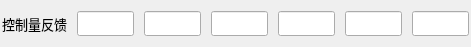
   <widget class="QWidget" name="horizontalLayoutWidget_3">
    <property name="geometry">
     <rect>
      <x>440</x>
      <y>190</y>
      <width>471</width>
      <height>31</height>
     </rect>
    </property>
    <layout class="QHBoxLayout" name="horizontalLayout_3">
     <property name="spacing">
      <number>10</number>
     </property>
     <property name="leftMargin">
      <number>2</number>
     </property>
     <property name="rightMargin">
      <number>2</number>
     </property>
     <item>
      <widget class="QLabel" name="label_jettison_2">
       <property name="minimumSize">
        <size>
         <width>0</width>
         <height>25</height>
        </size>
       </property>
       <property name="maximumSize">
        <size>
         <width>16777215</width>
         <height>25</height>
        </size>
       </property>
       <property name="font">
        <font>
         <family>微软雅黑</family>
         <pointsize>10</pointsize>
        </font>
       </property>
       <property name="text">
        <string>控制量反馈</string>
       </property>
      </widget>
     </item>
     <item>
      <widget class="QLineEdit" name="lineEdit_tawtheta_2">
       <property name="minimumSize">
        <size>
         <width>35</width>
         <height>25</height>
        </size>
       </property>
       <property name="maximumSize">
        <size>
         <width>1000</width>
         <height>25</height>
        </size>
       </property>
       <property name="readOnly">
        <bool>true</bool>
       </property>
      </widget>
     </item>
     <item>
      <widget class="QLineEdit" name="lineEdit_tawy_2">
       <property name="minimumSize">
        <size>
         <width>35</width>
         <height>25</height>
        </size>
       </property>
       <property name="maximumSize">
        <size>
         <width>1000</width>
         <height>25</height>
        </size>
       </property>
       <property name="readOnly">
        <bool>true</bool>
       </property>
      </widget>
     </item>
     <item>
      <widget class="QLineEdit" name="lineEdit_tawphi_2">
       <property name="minimumSize">
        <size>
         <width>35</width>
         <height>25</height>
        </size>
       </property>
       <property name="maximumSize">
        <size>
         <width>1000</width>
         <height>25</height>
        </size>
       </property>
       <property name="readOnly">
        <bool>true</bool>
       </property>
      </widget>
     </item>
     <item>
      <widget class="QLineEdit" name="lineEdit_tawz_2">
       <property name="minimumSize">
        <size>
         <width>35</width>
         <height>25</height>
        </size>
       </property>
       <property name="maximumSize">
        <size>
         <width>1000</width>
         <height>25</height>
        </size>
       </property>
       <property name="readOnly">
        <bool>true</bool>
       </property>
      </widget>
     </item>
     <item>
      <widget class="QLineEdit" name="lineEdit_tawx_2">
       <property name="minimumSize">
        <size>
         <width>35</width>
         <height>25</height>
        </size>
       </property>
       <property name="maximumSize">
        <size>
         <width>1000</width>
         <height>25</height>
        </size>
       </property>
       <property name="readOnly">
        <bool>true</bool>
       </property>
      </widget>
     </item>
     <item>
      <widget class="QLineEdit" name="lineEdit_tawpsi_2">
       <property name="minimumSize">
        <size>
         <width>35</width>
         <height>25</height>
        </size>
       </property>
       <property name="maximumSize">
        <size>
         <width>1000</width>
         <height>25</height>
        </size>
       </property>
       <property name="readOnly">
        <bool>true</bool>
       </property>
      </widget>
     </item>
    </layout>
   </widget>
